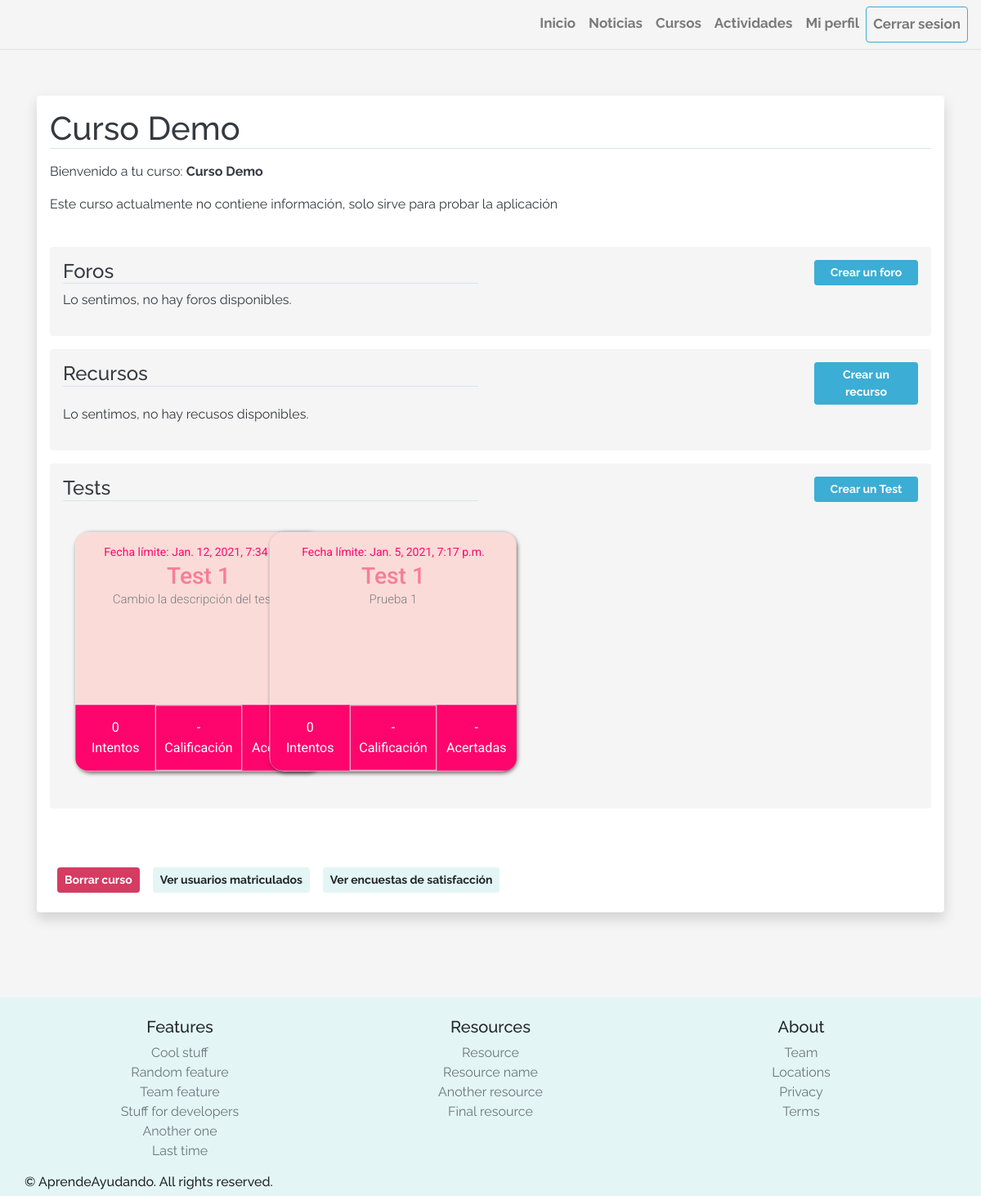
/courses/1/ (signed in), run on an earlier commit of the app's database.
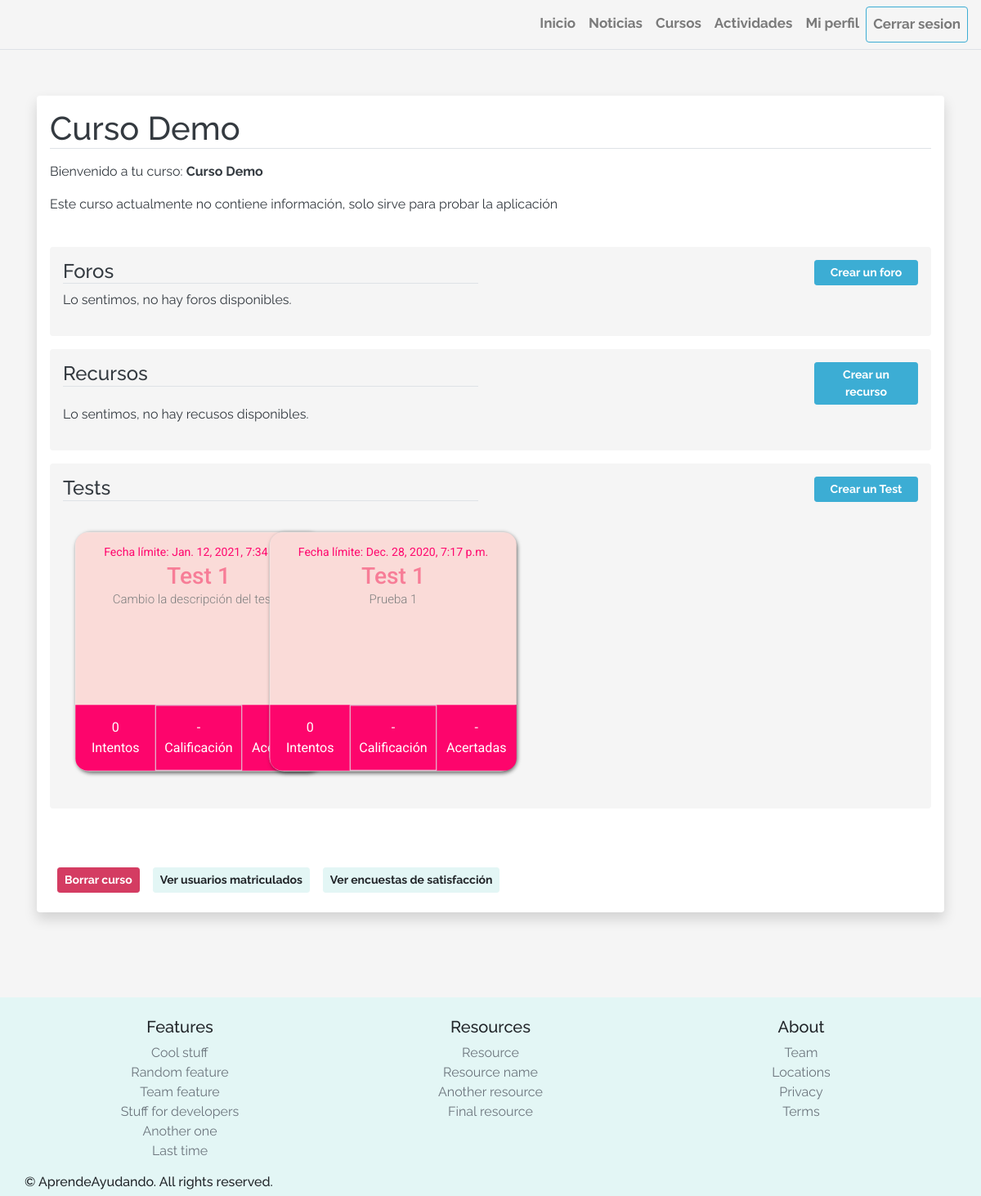
And on a later commit of the database.
### quiz/models.py (models this page shows, shortened)
class Quiz(models.Model):
    title = models.CharField(max_length=50)
    description = models.CharField(max_length=500, blank=True, null=True)
    maximum_date = models.DateTimeField(verbose_name="Maximum Date", null=True, blank=True)
    repeatable = models.BooleanField()
    show_qualification = models.BooleanField(default=False)
    show_quiz = models.BooleanField(default=False)
    activity = models.ForeignKey(Activity, on_delete=models.CASCADE, null=True, blank=True)
    course = models.ForeignKey(Course, on_delete=models.CASCADE, null=True, blank=True)
    class Meta:
        constraints = [
            models.CheckConstraint(
                check = (
                    models.Q(activity__isnull = True, course__isnull = False)
                    |
                    models.Q(activity__isnull = False, course__isnull = True)
                ),
                name='Quiz_activityAndCourse_are_null_or_notnull'
            ),
        ]

### courses/views.py (the view)
# urls.py: path('<int:course_id>/', views.join, name='join'), # /courses/curso/1
@login_required
def join(request, course_id):
    course = get_object_or_404(Course, pk=course_id)
    success = False
    isOwner = is_owner(request.user, course.teacher)
    if request.user not in course.enrolled_users.all() and not isOwner :
        return inscription(request, course_id)
    forumListCourse = Forum.objects.filter(activityCourseType=COURSE, activityCourseFk=course.id)
    resourceListCourse = Resource.objects.filter(activityCourseType=COURSE, activityCourseFk=course.id)
    dic_test = {}
    if isOwner or request.user.is_superuser:
        quizListCourse = Quiz.objects.filter(course=course)
    else:
        quizListCourse = Quiz.objects.filter(course=course, show_quiz=True)
    for q in quizListCourse:
        qualifications = Qualification.objects.filter(quiz=q, user=request.user)
        attempts = qualifications.count()
        max_user_qualification = qualifications.order_by('-total_score').first()
        if max_user_qualification and q.show_qualification:
            list_questions = Question.objects.filter(quiz=q)
            max_qualification = 0
            for question in list_questions:
                max_qualification = max_qualification + Answer.objects.filter(correct=True, question=question).count() * question.question_score
            num_questions = list_questions.count()
            dic_test[q.id] = [
                str(attempts),
                str(max_user_qualification.total_score)+'/'+str(max_qualification),
                str(max_user_qualification.total_correct_questions)+'/'+str(num_questions)
            ]
        else:
            dic_test[q.id] = [str(attempts), None, None]
    show_de_enroll = False
    if request.user in course.enrolled_users.all():
        show_de_enroll = True
    show_review = False
    if Review.objects.all().filter(user=request.user, enrollable_id=course.id).count() <= 0:
        show_review = True
    context = {
        'course': course,
        'usuario': request.user,
        'isOwner': isOwner,
        'show_de_enroll':show_de_enroll,
        'show_review' : show_review,
        'forumListCourse': forumListCourse,
        'resourceListCourse': resourceListCourse,
        'dic_test':dic_test,
        'quizListCourse': quizListCourse,
        'courseOrActivity': COURSE
    }
    return render(request, 'courses/curso.html', context)

### AprendeAyudando/templatetags/auth_extras.py (called while the page is built)
@register.filter(name='is_owner')
def is_owner(user, request_user):
    return True if user==request_user else False

@register.filter(name='get_item_from_index')
def get_list_items_card(list, quiz_id):
    return list[quiz_id]

### AprendeAyudando/templates/courses/curso.html (shortened to what the changed rows need)
{% extends "registration/base.html" %}
{% block style %}
    {% load static %}
    <link rel="stylesheet" type="text/css" href="{% static 'courses/style.css' %}">
    {% endblock %}
{% block content %}
{% load auth_extras %}
<section class="bg-light text-dark py-5 min-vh-100">
    <div class="container py-2">
        <div class="shadow p-3 mb-5 bg-white rounded">
            <div class="row">
                <div class="col-12">
                    <h1 class="border-bottom">{{ course.title }}</h1>
                </div>
            </div>
            <br>
            <div class="shadow-none p-3 mb-5 bg-light rounded">
                <div class="row">
                    {% if quizListCourse %}
                        <div class="quizElements">
                            {% for quiz in quizListCourse %}
                                <a href="{% url 'quiz:startQuiz' quiz.id %}" class="quizElements">
                                    <div class="card">
                                        <div class="card-text">
                                            {% if quiz.maximum_date is not None %}
                                                <span class="date">Fecha límite: {{quiz.maximum_date}}</span>
                                            {% else %}
                                                <span class="date">Sin fecha límite</span>
                                            {% endif %}
                                            <h2 class="clearh2">{{ quiz.title }}</h2>
                                            <p>{{ quiz.description }}</p>
                                        </div>
                                        {% with list_info=dic_test|get_item_from_index:quiz.id %}
                                            <div class="card-stats">
                                                <div class="stat">
                                                    <div class="value">{{list_info|get_item_from_index:0}}</div>
                                                    <div class="type">Intentos</div>
                                                </div>
                                                <div class="stat border">
                                                    <div class="value">
                                                        {% if list_info|get_item_from_index:1 is None %}
                                                            -
                                                        {% else %}
                                                            {{list_info|get_item_from_index:1}}
                                                        {% endif %}
                                                    </div>
                                                    <div class="type">Calificación</div>
                                                </div>
                                                <div class="stat">
                                                    <div class="value">
                                                        {% if list_info|get_item_from_index:2 is None %}
                                                            -
                                                        {% else %}
                                                            {{list_info|get_item_from_index:2}}
                                                        {% endif %}
                                                    </div>
                                                    <div class="type">Acertadas</div>
                                                </div>
                                            </div>
                                        {% endwith %}
                                    </div>
                                </a>
                            {% endfor %}
                        </div>
                    {% else %}
                        <div class="col-12">
                            <p>Lo sentimos, no hay tests disponibles.</p>
                        </div>
                    {% endif %}
                </div>
            </div>
        </div>
    </div>
</section>
{% endblock %}

What changed in the data, as far as the page shows it:
changed Quiz "Prueba 1": maximum_date "Jan. 5, 2021, 7:17 p.m." → "Dec. 28, 2020, 7:17 p.m."
